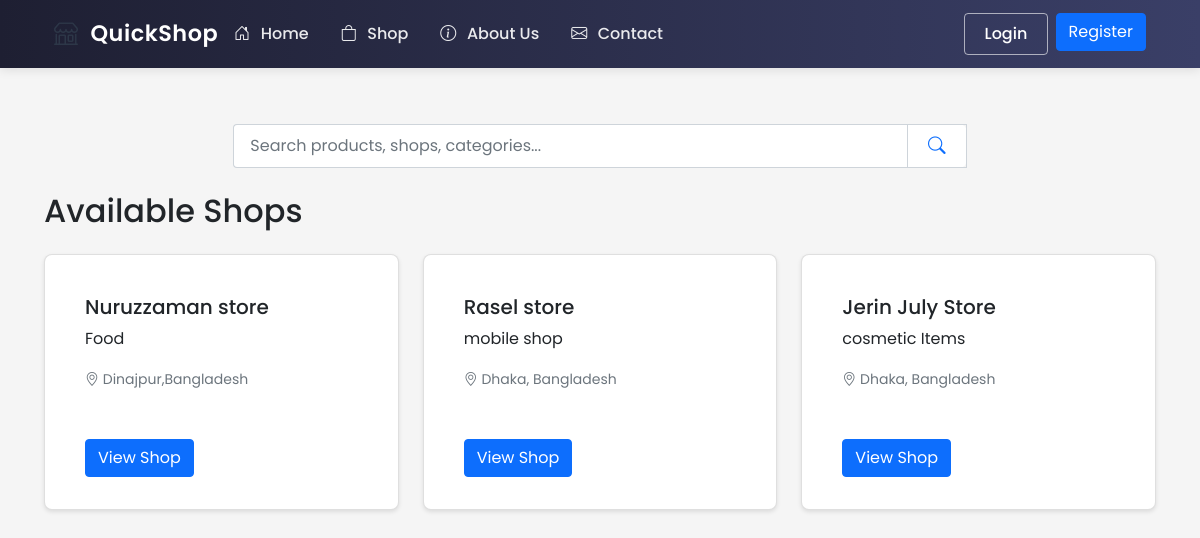
The app's page /shop/ with its own data.
### ecommerce/models/shop.py (models this page shows, shortened)
class Shop(db.Model):
    id = db.Column(db.Integer, primary_key=True)
    name = db.Column(db.String(100), nullable=False)
    description = db.Column(db.Text)
    owner_id = db.Column(db.Integer, db.ForeignKey('user.id'), nullable=False)
    location_lat = db.Column(db.Float, nullable=False)
    location_lng = db.Column(db.Float, nullable=False)
    address = db.Column(db.String(200), nullable=False)
    created_at = db.Column(db.DateTime, default=datetime.utcnow)
    is_active = db.Column(db.Boolean, default=True)
    products = db.relationship('Product', backref='shop', lazy=True)
    orders = db.relationship('Order', backref='shop', lazy=True)

### ecommerce/routes/shop.py (the view)
@shop_bp.route('/')
def index():
    shops = Shop.query.filter_by(is_active=True).all()
    return render_template('shop/index.html', shops=shops)

### ecommerce/templates/shop/index.html (shortened to what this page needs)
{% extends "base.html" %}
{% block content %}
<div class="container mt-4">
    <div class="row mb-4">
        <div class="col-md-8 mx-auto">
            {% with search_type='all' %}
            {% include 'includes/search_box.html' %}
            {% endwith %}
        </div>
    </div>
    <h2 class="mb-4">Available Shops</h2>
    <div class="row">
        {% for shop in shops %}
            <div class="col-md-4 mb-4">
                <div class="card h-100">
                    <div class="card-body">
                        <h5 class="card-title">{{ shop.name }}</h5>
                        <p class="card-text">{{ shop.description }}</p>
                        <p class="card-text">
                            <small class="text-muted">
                                <i class="bi bi-geo-alt"></i> {{ shop.address }}
                            </small>
                        </p>
                    </div>
                    <div class="card-footer bg-transparent border-top-0">
                        <a href="{{ url_for('shop.view', shop_id=shop.id) }}" class="btn btn-primary">
                            View Shop
                        </a>
                    </div>
                </div>
            </div>
        {% else %}
            <div class="col-12 text-center">
                <div class="alert alert-info">
                    No shops available at the moment.
                </div>
            </div>
        {% endfor %}
    </div>
</div>
{% endblock %}

### ecommerce/static/css/style.css (style rules this page uses)
* { margin: 0; padding: 0; box-sizing: border-box; }
html { height: 100%; }
body { font-family: 'Poppins', sans-serif; background-color: #f5f5f5; min-height: 100vh; display: flex; flex-direction: column; }
.card { background: white; border-radius: 8px; box-shadow: 0 2px 4px rgba(0,0,0,0.1); padding: 1.5rem; margin-bottom: 1.5rem; }

### records on screen
Shop: name "Nuruzzaman store", description "Food", address "Dinajpur,Bangladesh"
Shop: name "Rasel store", description "mobile shop", address "Dhaka, Bangladesh"
Shop: name "Jerin July Store", description "cosmetic Items", address "Dhaka, Bangladesh"
